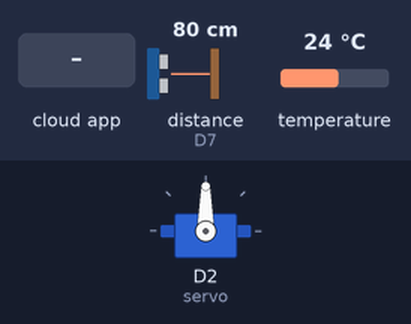
Bench run of a sketch on a simulated ESP8266 (NodeMCU). On the bench: servo. Wiring (inferred from the names in the program): ultrasonic range finder: trigger D6; echo D7. The test bench sets the inputs (shaded band); at power-on: distance to the obstacle (sensor on D7) 80 cm, temperature 24 °C. The echo pulse lasts 58.3 µs per cm; WiFi joins after 1.5 s; servers stay silent unless stated; the Firebase database answers and starts empty; what the sketch prints to the serial monitor is not drawn.

Above: at 2.7 s.
2.8 s: the phone or cloud app sets triggerValue to 1
At 3.2 s:
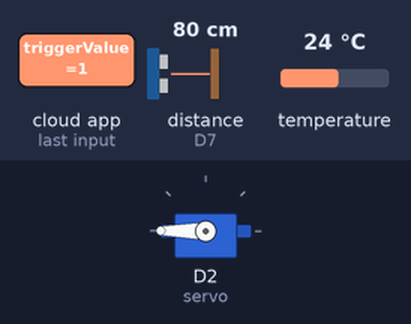
Timing chart, 0 to 5.8 s (numbered marks = the images above; inputs shaded):
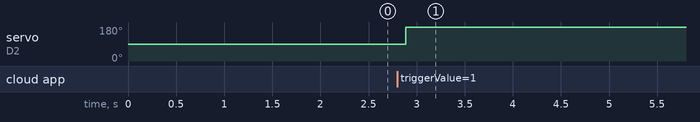

Measured:
- after the input at 2.8 s, servo on D2 (servo): 90° → 180° after 0.09 s

The sketch:

Automatic_Fish_Feeder-P1.ino
```cpp
#include <ESP8266WiFi.h>
#include <FirebaseArduino.h>
#include <Servo.h>
#include <OneWire.h>
#include <DallasTemperature.h>
#define FIREBASE_HOST "automaticfishfeeder-7941e-default-rtdb.firebaseio.com" // Firebase host
#define FIREBASE_AUTH "AQWNYi5n5m2UOLpUsPGjDtMvq7V0chJiRIOv38hq" //Firebase Auth code
#define WIFI_SSID "Tilan" //Enter your wifi Name
#define WIFI_PASSWORD "Tilan@123" // Enter your password
#define ONE_WIRE_BUS 2
int fireStatus = 0;
int temp = 0;
#define trigPin 12
#define echoPin 13
long duration;
int distance;
Servo servo;
OneWire oneWire(ONE_WIRE_BUS);
DallasTemperature sensors(&oneWire);

void setup() {
  Serial.begin(9600);
  servo.attach(D2);
  sensors.begin();
  pinMode(trigPin, OUTPUT);
  pinMode(echoPin, INPUT);
  WiFi.begin(WIFI_SSID, WIFI_PASSWORD);
  Serial.print("Connecting");
  while (WiFi.status() != WL_CONNECTED) {
    Serial.print(".");
    delay(500);
  }
  Serial.println();
  Serial.println("Connected.");
  Serial.println(WiFi.localIP());
  Firebase.begin(FIREBASE_HOST, FIREBASE_AUTH);
}

void loop() {

  fishFeeding();
  temperature();
  waterLevel();

}

void temperature() {
  sensors.requestTemperatures();
  temp = (int)sensors.getTempCByIndex(0);
  Firebase.setInt("SensorData/15267/temp", temp);
}

void waterLevel() {
  // Clears the trigPin
  digitalWrite(trigPin, LOW);
  delayMicroseconds(2);
  // Sets the trigPin on HIGH state for 10 micro seconds
  digitalWrite(trigPin, HIGH);
  delayMicroseconds(10);
  digitalWrite(trigPin, LOW);

  // Reads the echoPin, returns the sound wave travel time in microseconds
  duration = pulseIn(echoPin, HIGH);

  // Calculate the distance
  distance = duration * 0.034 / 2;
  distance = map(distance, 0, 15, 100, 0);
  //map(value, fromLow, fromHigh, toLow, toHigh)
  //distance = map(distance,0,78, 0, 100);
  Serial.println(distance);
  Firebase.setInt("SensorData/15267/waterLevel", (int)distance);
}

void fishFeeding()
{
  fireStatus = Firebase.getInt("FishFeeding/15267/triggerValue");

  if (fireStatus == 1) {
    servo.attach(D2);
    servo.write(360);
  }
  else {
    servo.detach();
  }
}
```
